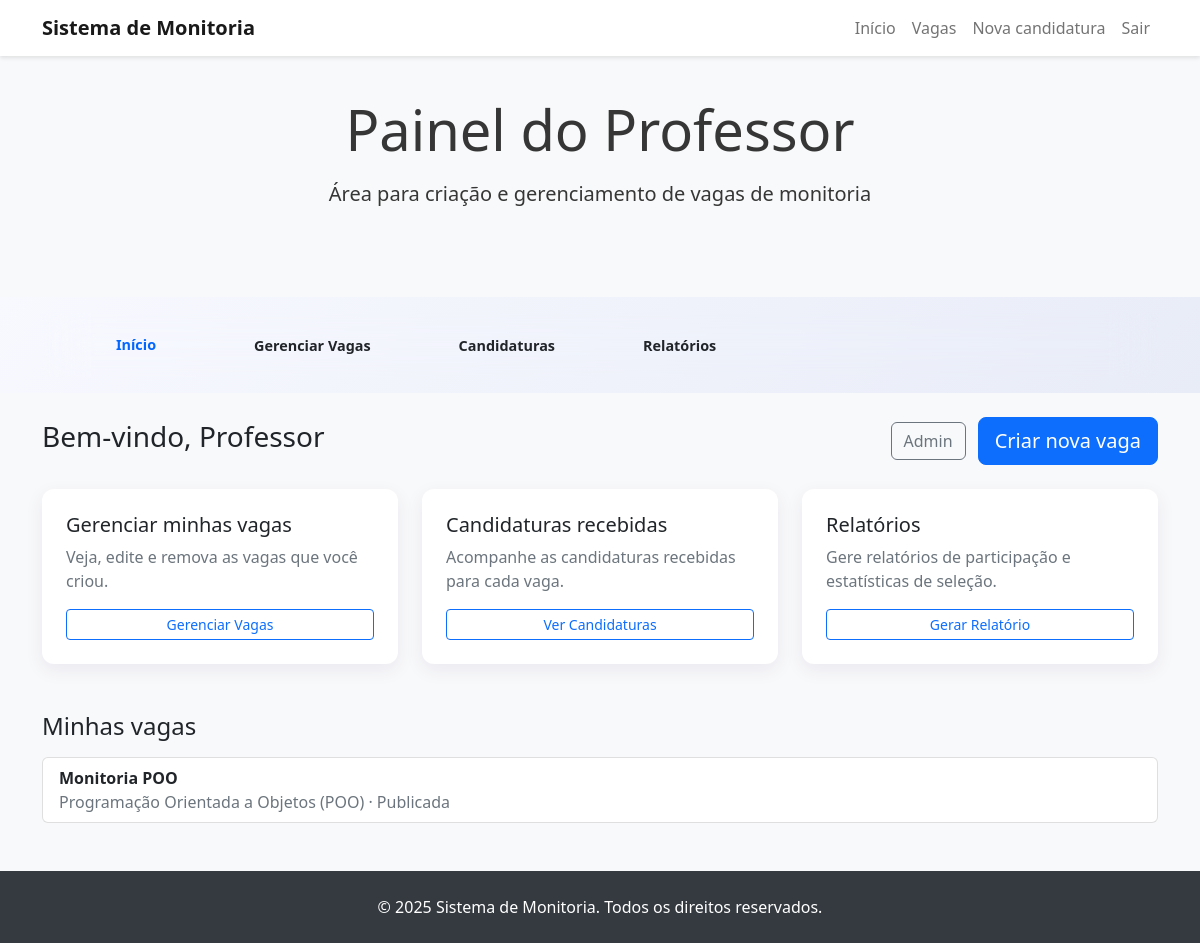
The page /professor/ (signed in) on the database its author committed.
### content_app/models.py (models this page shows, shortened)
class TempoRegistro(models.Model):
    created_at = models.DateTimeField(auto_now_add=True)
    updated_at = models.DateTimeField(auto_now=True)
    class Meta:
        abstract = True

class VagaMonitoria(TempoRegistro):
    titulo = models.CharField(max_length=150)
    disciplina = models.ForeignKey(Disciplina, on_delete=models.PROTECT, related_name="vagas")
    prerequisitos = models.TextField(blank=True)
    responsabilidades = models.TextField(blank=True)
    periodo_minimo = models.PositiveSmallIntegerField(null=True, blank=True)
    cr_minimo = models.DecimalField(max_digits=4, decimal_places=2, null=True, blank=True,
                                    validators=[MinValueValidator(Decimal("0")), MaxValueValidator(Decimal("10"))])
    quantidade_vagas = models.PositiveSmallIntegerField(default=1, validators=[MinValueValidator(1)])
    carga_horaria_semanal = models.PositiveSmallIntegerField(default=4, validators=[MinValueValidator(1)])
    bolsa_valor = models.DecimalField(max_digits=9, decimal_places=2, null=True, blank=True)
    inscricoes_inicio = models.DateField(default=timezone.now)
    inscricoes_fim = models.DateField(default=timezone.now)
    monitoria_inicio = models.DateField(default=timezone.now)
    monitoria_fim = models.DateField(default=timezone.now)
    status = models.CharField(max_length=20, choices=VagaMonitoriaStatus.choices, default=VagaMonitoriaStatus.RASCUNHO)
    publicado_em = models.DateTimeField(null=True, blank=True)
    criado_por = models.ForeignKey(User, on_delete=models.PROTECT, related_name="vagas_criadas")
    atualizado_por = models.ForeignKey(User, null=True, blank=True, on_delete=models.SET_NULL,
                                       related_name="vagas_atualizadas")
    permitir_edicao_submetida = models.BooleanField(default=False)
    ativo = models.BooleanField(default=True)
    class Meta:
        ordering = ["-created_at"]
        verbose_name = "Vaga de Monitoria"
        verbose_name_plural = "Vagas de Monitoria"

class Disciplina(TempoRegistro):
    nome = models.CharField(max_length=150)
    codigo = models.CharField(max_length=20, unique=True)
    departamento = models.ForeignKey(Departamento, on_delete=models.PROTECT, related_name="disciplinas")
    carga_horaria = models.PositiveSmallIntegerField(validators=[MinValueValidator(1)])
    periodo = models.CharField(max_length=30)
    semestre = models.CharField(max_length=20)
    coordenador = models.ForeignKey(User, on_delete=models.PROTECT, related_name="disciplinas_coordenadas")
    ativo = models.BooleanField(default=True)
    class Meta:
        ordering = ["codigo"]
        unique_together = ("nome", "departamento", "semestre")

### content_app/views.py (the view)
# urls.py: path("professor/", views.prof_index, name="prof_index"),
@login_required
@login_required
def prof_index(request):
    minhas_vagas = (
        VagaMonitoria.objects.select_related("disciplina")
        .filter(disciplina__coordenador=request.user)
        .annotate(total_candidaturas=Count("candidaturas"))
        .order_by("-created_at")
    )
    return render(request, "professor/prof_Index.html", {"minhas_vagas": minhas_vagas})

### streaming_platform/templates/professor/prof_Index.html (shortened to what this page needs)
{% extends 'base.html' %}
{% block hero_title %}Painel do Professor{% endblock %}
{% block hero_subtitle %}Área para criação e gerenciamento de vagas de monitoria{% endblock %}
{% block content %}
<div class="professor-nav-hud mb-4">
	<div class="container">
		<div class="nav-hud-container">
			<div class="nav-tabs-custom">
				<a class="nav-tab active" href="{% url 'prof_index' %}">
					<div class="nav-icon">
					</div>
					<span class="nav-label">Início</span>
					<div class="nav-indicator"></div>
				</a>
				<a class="nav-tab" href="{% url 'prof_gerenciar_vagas' %}">
					<div class="nav-icon">
					</div>
					<span class="nav-label">Gerenciar Vagas</span>
				</a>
				<a class="nav-tab" href="{% url 'prof_gerenciar_candidaturas' %}">
					<div class="nav-icon">
					</div>
					<span class="nav-label">Candidaturas</span>
				</a>
				<a class="nav-tab" href="{% url 'prof_relatorios' %}">
					<div class="nav-icon">
					</div>
					<span class="nav-label">Relatórios</span>
				</a>
			</div>
		</div>
	</div>
</div>
<div class="container mb-5">
	<div class="d-flex justify-content-between align-items-center mb-4">
		<h3>Bem-vindo, Professor</h3>
		<div>
			<a href="{% url 'admin:index' %}" class="btn btn-outline-secondary me-2">Admin</a>
			<a href="{% url 'prof_gerenciar_vagas' %}" class="btn btn-lg btn-primary">Criar nova vaga</a>
		</div>
	</div>
	<div class="row g-4 prof-actions">
		<div class="col-md-4">
			<div class="card p-4 h-100">
				<h5 class="mb-2">Gerenciar minhas vagas</h5>
				<p class="text-muted">Veja, edite e remova as vagas que você criou.</p>
				<a href="{% url 'prof_gerenciar_vagas' %}" class="mt-auto btn btn-sm btn-outline-primary">Gerenciar Vagas</a>
			</div>
		</div>
		<div class="col-md-4">
			<div class="card p-4 h-100">
				<h5 class="mb-2">Candidaturas recebidas</h5>
				<p class="text-muted">Acompanhe as candidaturas recebidas para cada vaga.</p>
				<a href="{% url 'prof_gerenciar_candidaturas' %}" class="mt-auto btn btn-sm btn-outline-primary">Ver Candidaturas</a>
			</div>
		</div>
		<div class="col-md-4">
			<div class="card p-4 h-100">
				<h5 class="mb-2">Relatórios</h5>
				<p class="text-muted">Gere relatórios de participação e estatísticas de seleção.</p>
				<a href="{% url 'prof_relatorios' %}" class="mt-auto btn btn-sm btn-outline-primary">Gerar Relatório</a>
			</div>
		</div>
	</div>
	<div class="mt-5">
		<h4>Minhas vagas</h4>
		{% if minhas_vagas %}
		<div class="list-group mt-3">
			{% for vaga in minhas_vagas %}
			<a href="#" class="list-group-item list-group-item-action d-flex justify-content-between align-items-center">
				<div>
					<strong>{{ vaga.titulo }}</strong>
					<div class="text-muted">{{ vaga.disciplina.nome }} · {{ vaga.get_status_display }}</div>
				</div>
				<span class="prof-badge">{{ vaga.quantidade_vagas }} vaga{{ vaga.quantidade_vagas|pluralize }}</span>
			</a>
			{% endfor %}
		</div>
		{% else %}
		<div class="alert alert-info mt-3">Você ainda não criou vagas.</div>
		{% endif %}
	</div>
</div>
{% endblock %}

### rows shown on the page
VagaMonitoria: titulo "Monitoria POO", disciplina.nome "Programação Orientada a Objetos (POO)", status "Publicada"
